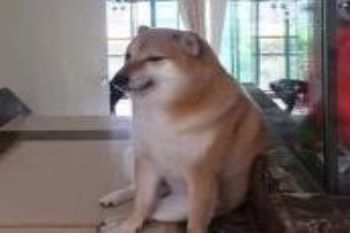
#> input picture xingtaixue/dog.png, 351 x 234 px, found by its file name
$ python canny.py
#> lines starting #> are read from the running program, lines starting #| are printed output that depends on the picture
"""
canny边缘检测
1.使用高斯滤波，过滤噪声
2.计算每个像素点的梯度强度和方向
3.应用非极大值Non—maximum Suppression抑制，以消除边缘检测
4.应用双阈值Double—Threshold检测来确定真实的潜在的边缘
5.通过抑制孤立的弱边缘完成边缘检测
"""

import cv2
import matplotlib.pyplot as plt
import numpy as np

# img = cv2.imread('cat.jpg', cv2.IMREAD_GRAYSCALE)
img = cv2.imread('D:/pycharmprojects/opencv/xingtaixue/dog.png', cv2.IMREAD_GRAYSCALE)
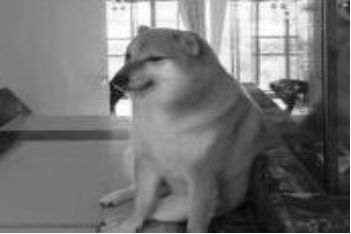
#> img: shape (234, 351); min 3, max 255, mean 116.6

cir = cv2.imread('D:/pycharmprojects/opencv/xingtaixue/circle.jpg')
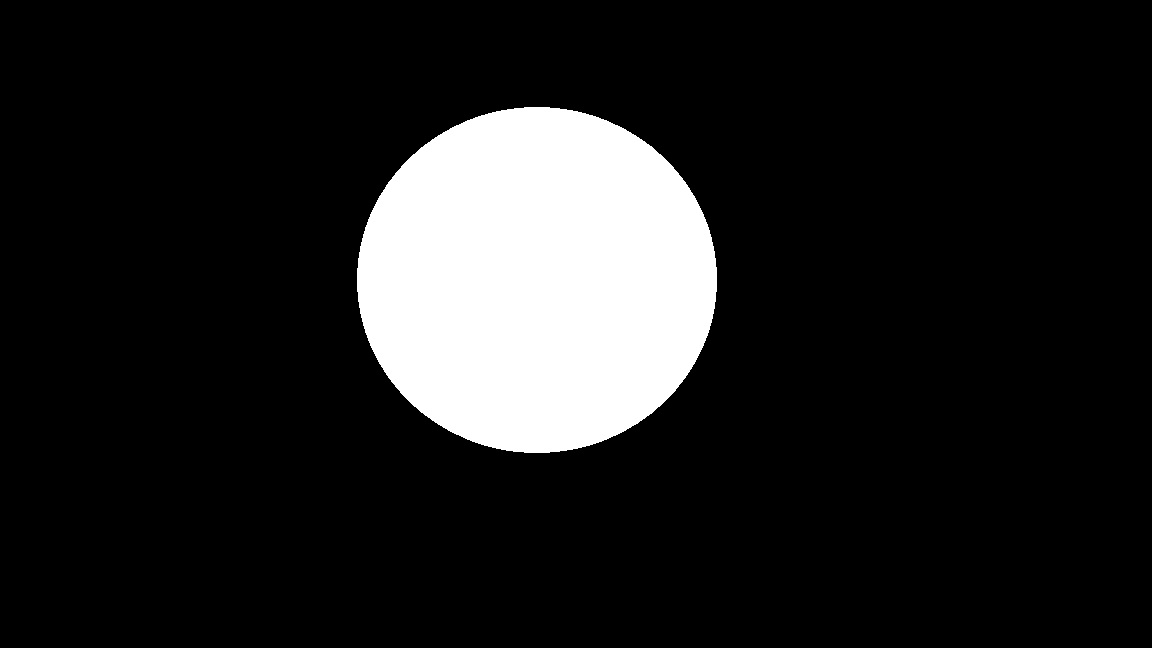
#> input picture xingtaixue/circle.jpg, 1152 x 648 px, found by its file name
#> cir is the input picture: shape (648, 1152, 3); min 0, max 255, mean 33.4


def cv_show(img, name):
    cv2.imshow(name, img)
    cv2.waitKey(0)
    cv2.destroyAllWindows()


v1 = cv2.Canny(img, 80, 150)
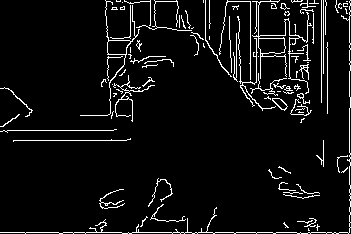
#> v1: shape (234, 351); 6% white in thin lines or dots
v2 = cv2.Canny(img, 50, 100)
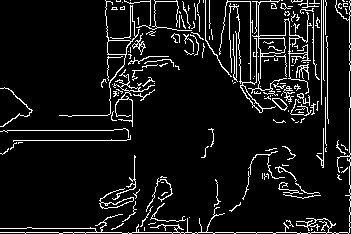
#> v2: shape (234, 351); 8.4% white in thin lines or dots

res = np.hstack((v1, v2))
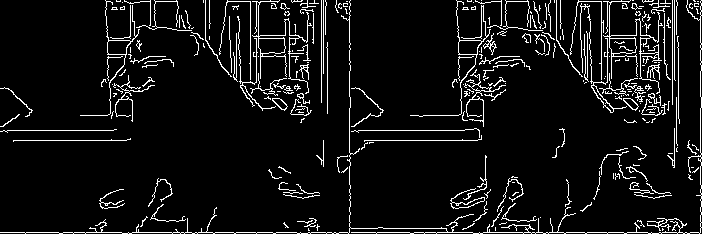
#> res: shape (234, 702); 7.2% white in thin lines or dots
cv_show(res, 'res')
